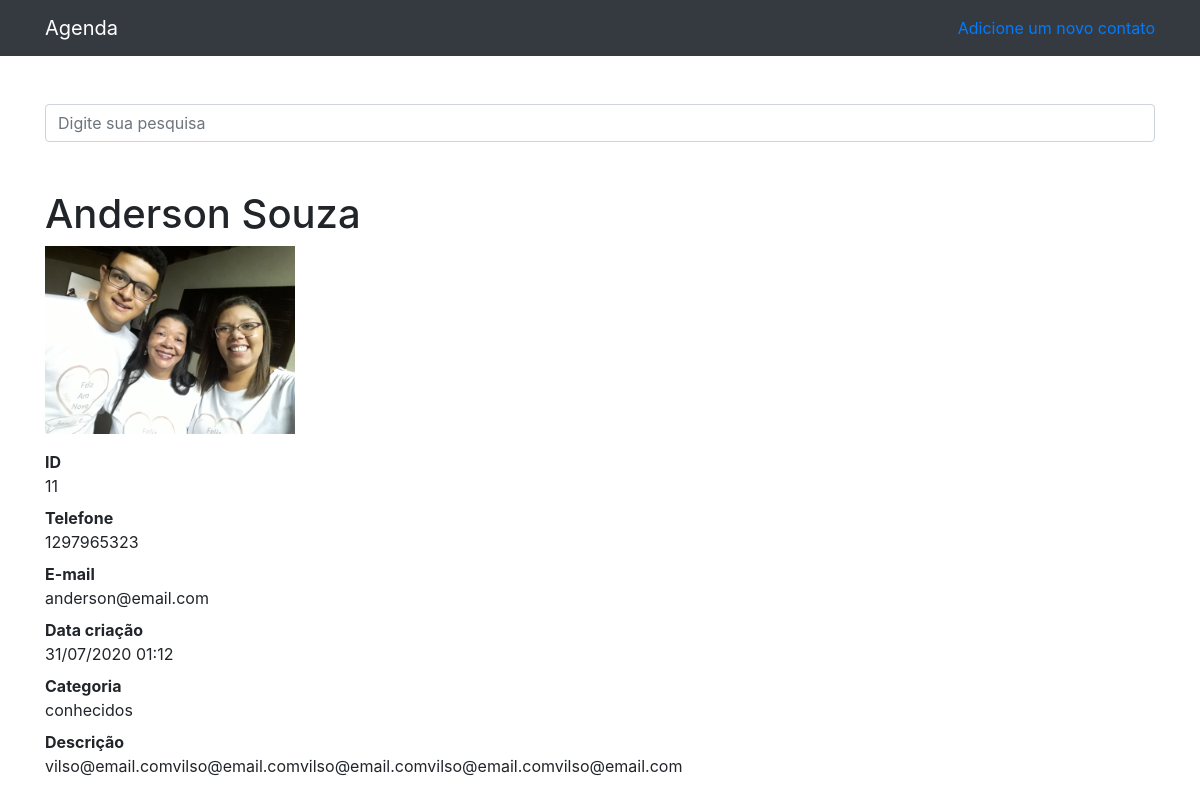
Page /11 on the committed database.
### contatos/models.py (models this page shows)
class Contato(models.Model):
    nome = models.CharField(max_length=255)
    sobrenome = models.CharField(max_length=255, blank=True)#Blank torna o campo opcional
    telefone = models.CharField(max_length=255)
    email = models.CharField(max_length=255, blank=True)
    data_criacao = models.DateTimeField(default=timezone.now)
    descricao = models.TextField()
    categoria = models.ForeignKey(Categoria, on_delete=models.DO_NOTHING)
    mostrar = models.BooleanField(default=True)
    foto = models.ImageField(blank=True, upload_to='fotos/%Y/%m/%d')

class Categoria(models.Model):
    nome = models.CharField(max_length=255)
    def __str__(self):
        return self.nome

### contatos/views.py (the view)
# urls.py: path('<int:contato_id>', views.ver_contato, name="ver_contato"),
def ver_contato(request, contato_id):
    contato = get_object_or_404(Contato,id=contato_id)
    if not contato.mostrar:
        raise Http404()
    return render(request, 'paginas/ver_contato.html', {
        'contato': contato
    })

### contatos/templates/paginas/ver_contato.html (shortened to what this page needs)
{%extends 'base.html'%}
{%block 'conteudo'%}
<h1 class="mt-5">{{contato.nome}} {{contato.sobrenome}}</h1>
        {%if contato.foto%}
          <p>
            <img src="{{contato.foto.url}}" style="max-width: 250px; height: auto;">
          </p>
        {%endif%}
        <dl>
          <dt>ID</dt>
          <dd>{{contato.id}}</dd>
          <dt>Telefone</dt>
          <dd>{{contato.telefone}}</dd>
          <dt>E-mail</dt>
          <dd>{{contato.email}}</dd>
          <dt>Data criação</dt>
          <dd>{{contato.data_criacao|date:'d/m/Y H:s'}}</dd>
          <dt>Categoria</dt>
          <dd>{{contato.categoria}}</dd>
          <dt>Descrição</dt>
          <dd>
            {{contato.descricao}}
          </dd>
        </dl>
{%endblock%}

### rows in the picture
Contato: nome "Anderson", sobrenome "Souza", foto (picture), id "11", telefone "1297965323", email "anderson@email.com", data_criacao "31/07/2020 01:12", categoria "conhecidos", descricao "vilso@email.comvilso@email.comvilso@email.comvilso@email.comvilso@email.com"
